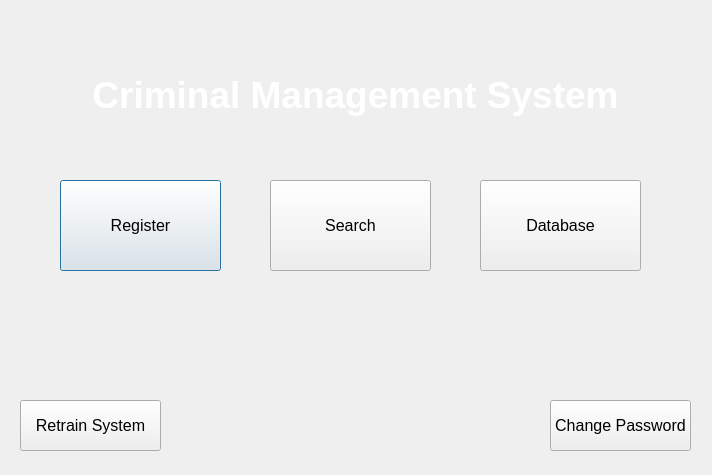
<?xml version="1.0" encoding="UTF-8"?>
<ui version="4.0">
 <class>Dialog</class>
 <widget class="QDialog" name="Dialog">
  <property name="geometry">
   <rect>
    <x>0</x>
    <y>0</y>
    <width>712</width>
    <height>475</height>
   </rect>
  </property>
  <property name="font">
   <font>
    <pointsize>10</pointsize>
   </font>
  </property>
  <property name="windowTitle">
   <string>Criminal Management System</string>
  </property>
  <property name="styleSheet">
   <string notr="true">background-image:url(resources/bg2.jpg)</string>
  </property>
  <widget class="QLabel" name="label">
   <property name="geometry">
    <rect>
     <x>10</x>
     <y>60</y>
     <width>691</width>
     <height>71</height>
    </rect>
   </property>
   <property name="autoFillBackground">
    <bool>false</bool>
   </property>
   <property name="styleSheet">
    <string notr="true">background-color:none;</string>
   </property>
   <property name="text">
    <string>&lt;html&gt;&lt;head/&gt;&lt;body&gt;&lt;p&gt;&lt;span style=&quot; font-size:28pt; font-weight:600; color:#ffffff;&quot;&gt;Criminal Management System&lt;/span&gt;&lt;/p&gt;&lt;/body&gt;&lt;/html&gt;</string>
   </property>
   <property name="alignment">
    <set>Qt::AlignCenter</set>
   </property>
  </widget>
  <widget class="QPushButton" name="registerBtn">
   <property name="geometry">
    <rect>
     <x>60</x>
     <y>180</y>
     <width>161</width>
     <height>91</height>
    </rect>
   </property>
   <property name="font">
    <font>
     <pointsize>12</pointsize>
     <weight>50</weight>
     <bold>false</bold>
    </font>
   </property>
   <property name="styleSheet">
    <string notr="true"/>
   </property>
   <property name="text">
    <string>Register</string>
   </property>
   <property name="default">
    <bool>false</bool>
   </property>
  </widget>
  <widget class="QPushButton" name="searchBtn">
   <property name="geometry">
    <rect>
     <x>270</x>
     <y>180</y>
     <width>161</width>
     <height>91</height>
    </rect>
   </property>
   <property name="font">
    <font>
     <pointsize>12</pointsize>
     <weight>50</weight>
     <bold>false</bold>
    </font>
   </property>
   <property name="styleSheet">
    <string notr="true"/>
   </property>
   <property name="text">
    <string>Search</string>
   </property>
   <property name="default">
    <bool>false</bool>
   </property>
  </widget>
  <widget class="QPushButton" name="databaseBtn">
   <property name="geometry">
    <rect>
     <x>480</x>
     <y>180</y>
     <width>161</width>
     <height>91</height>
    </rect>
   </property>
   <property name="font">
    <font>
     <pointsize>12</pointsize>
     <weight>50</weight>
     <bold>false</bold>
    </font>
   </property>
   <property name="styleSheet">
    <string notr="true"/>
   </property>
   <property name="text">
    <string>Database</string>
   </property>
   <property name="default">
    <bool>false</bool>
   </property>
  </widget>
  <widget class="QPushButton" name="change_passwordBtn">
   <property name="geometry">
    <rect>
     <x>550</x>
     <y>400</y>
     <width>141</width>
     <height>51</height>
    </rect>
   </property>
   <property name="font">
    <font>
     <pointsize>12</pointsize>
     <weight>50</weight>
     <bold>false</bold>
    </font>
   </property>
   <property name="styleSheet">
    <string notr="true"/>
   </property>
   <property name="text">
    <string>Change Password</string>
   </property>
   <property name="default">
    <bool>false</bool>
   </property>
  </widget>
  <widget class="QPushButton" name="trainBtn">
   <property name="geometry">
    <rect>
     <x>20</x>
     <y>400</y>
     <width>141</width>
     <height>51</height>
    </rect>
   </property>
   <property name="font">
    <font>
     <pointsize>12</pointsize>
     <weight>50</weight>
     <bold>false</bold>
    </font>
   </property>
   <property name="styleSheet">
    <string notr="true"/>
   </property>
   <property name="text">
    <string>Retrain System</string>
   </property>
   <property name="default">
    <bool>false</bool>
   </property>
  </widget>
 </widget>
 <resources>
  <include location="../resources/resurces.qrc"/>
 </resources>
 <connections/>
</ui>
